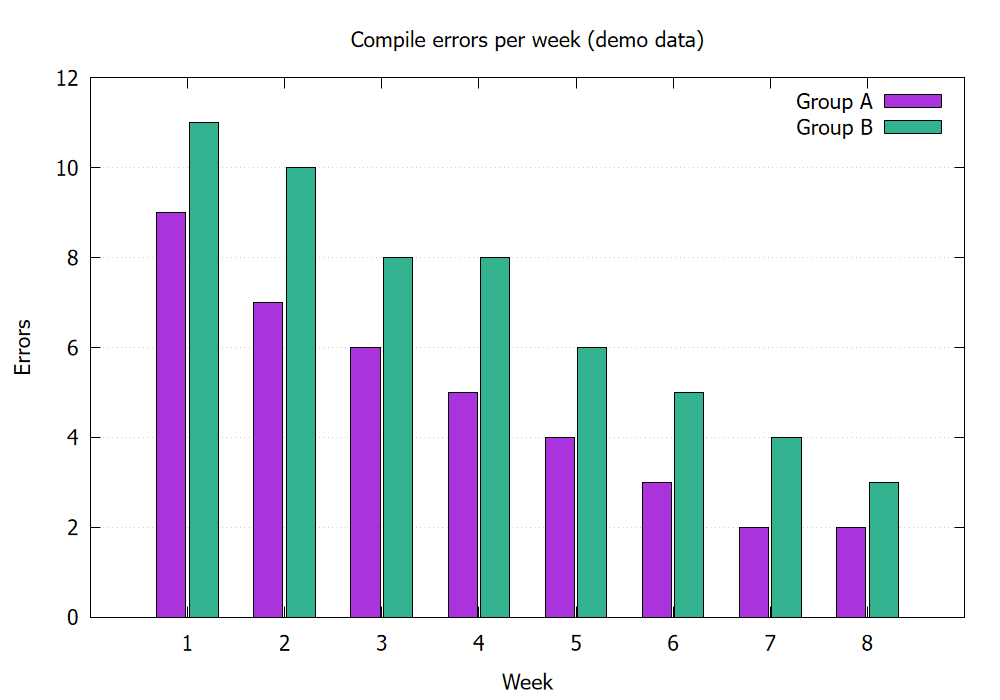

This chart was generated by the following gnuplot code:
# figure-bar.gp：同一份資料，換成長條圖
# 用法：gnuplot figure-bar.gp    跑完多出 figure-bar.png

set terminal pngcairo size 1000,700 font "Sans,16"
set output "figure-bar.png"

set title "Compile errors per week (demo data)"
set xlabel "Week"
set ylabel "Errors"
set grid ytics
set key top right
set yrange [0:*]
set style data histograms
set style histogram clustered gap 1
set style fill solid 0.8 border -1
set boxwidth 0.9

plot "figure-data.dat" using 2:xtic(1) title "Group A", \
     "figure-data.dat" using 3 title "Group B"

set output
